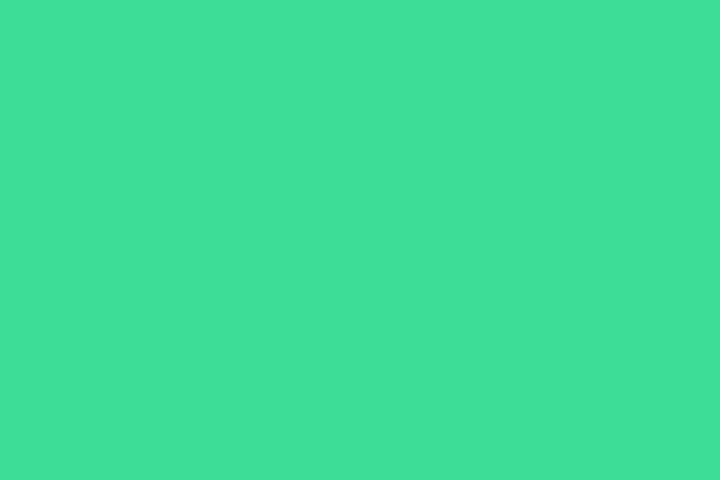
Frame 1 (no input)
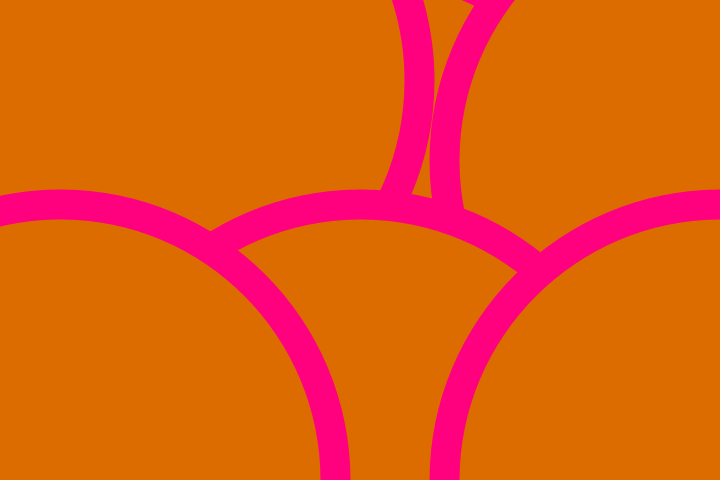
Frame 60 (the mouse pressed at the canvas centre just before this capture)
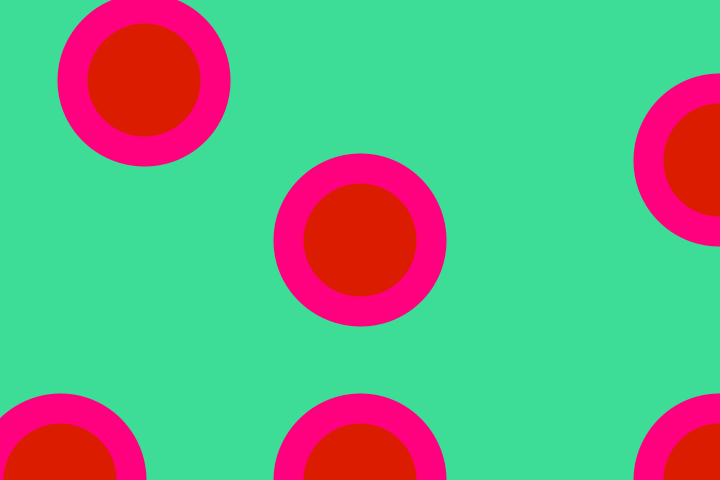
Frame 120 (the mouse held since frame 60 and released just before this capture)

The Processing sketch that drew these frames (run headless with seeded random() and noise(); from frame 60 on, the mouse is pressed at the canvas centre):

// Processing sketch: pattern18MarenStam
// ── pattern18MarenStam.pde
void setup() {
  size(720, 480);
  stroke(255,0,127);
  strokeWeight(30);
}
int mijnteller=0;
void draw() {
  background(61, 220, 151);
  // een teller die herhaalt van 0 tot 100
  float teller = mijnteller % 100;
  // een diameter voor de cirkel obv de teller
  float diameter = teller * 10.2;
  // een kleur op basis van de teller
  fill(220, teller * 2, 0);
color inside = color(255, 0, 127);
color middle = color(1, 186, 239);
color outside = color(70, 35, 122);

  ellipse(width/2, height/2, diameter, diameter);
  mijnteller=mijnteller+1;
  ellipse(width/5, height/6, diameter, diameter);
  mijnteller=mijnteller+1;
  ellipse(width/1, height/3, diameter, diameter);
  mijnteller=mijnteller+1;
  ellipse(width/2, height/1, diameter, diameter);
  mijnteller=mijnteller+1;
  ellipse(width/12, height/1, diameter, diameter);
  mijnteller=mijnteller+1;
  ellipse(width/1, height/1, diameter, diameter);
  mijnteller=mijnteller+1;
  
}
